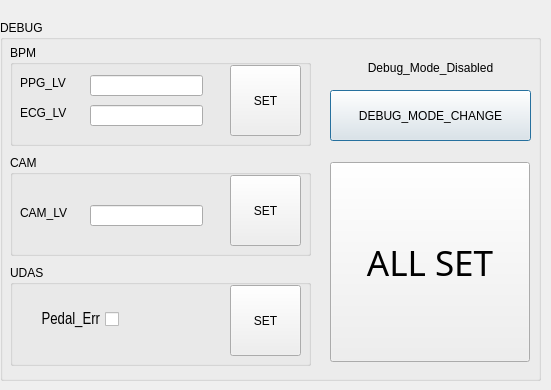
<?xml version="1.0" encoding="UTF-8"?>
<ui version="4.0">
 <class>Dialog</class>
 <widget class="QDialog" name="Dialog">
  <property name="geometry">
   <rect>
    <x>0</x>
    <y>0</y>
    <width>551</width>
    <height>390</height>
   </rect>
  </property>
  <property name="windowTitle">
   <string>Dialog</string>
  </property>
  <widget class="QGroupBox" name="DEBUG_BOX">
   <property name="geometry">
    <rect>
     <x>0</x>
     <y>20</y>
     <width>541</width>
     <height>361</height>
    </rect>
   </property>
   <property name="title">
    <string>DEBUG</string>
   </property>
   <widget class="QPushButton" name="Debug_Mode_Change">
    <property name="geometry">
     <rect>
      <x>330</x>
      <y>70</y>
      <width>201</width>
      <height>51</height>
     </rect>
    </property>
    <property name="text">
     <string>DEBUG_MODE_CHANGE</string>
    </property>
   </widget>
   <widget class="QGroupBox" name="BPM_SHOW">
    <property name="geometry">
     <rect>
      <x>10</x>
      <y>25</y>
      <width>301</width>
      <height>101</height>
     </rect>
    </property>
    <property name="title">
     <string>BPM</string>
    </property>
    <widget class="QLineEdit" name="ppg_lv_text">
     <property name="geometry">
      <rect>
       <x>80</x>
       <y>30</y>
       <width>113</width>
       <height>21</height>
      </rect>
     </property>
    </widget>
    <widget class="QLineEdit" name="ecg_lv_text">
     <property name="geometry">
      <rect>
       <x>80</x>
       <y>60</y>
       <width>113</width>
       <height>21</height>
      </rect>
     </property>
    </widget>
    <widget class="QLabel" name="ppg_lv">
     <property name="geometry">
      <rect>
       <x>10</x>
       <y>30</y>
       <width>64</width>
       <height>15</height>
      </rect>
     </property>
     <property name="text">
      <string>PPG_LV</string>
     </property>
    </widget>
    <widget class="QLabel" name="ecg_lv">
     <property name="geometry">
      <rect>
       <x>10</x>
       <y>60</y>
       <width>64</width>
       <height>15</height>
      </rect>
     </property>
     <property name="text">
      <string>ECG_LV</string>
     </property>
    </widget>
    <widget class="QPushButton" name="bpm_set">
     <property name="geometry">
      <rect>
       <x>220</x>
       <y>20</y>
       <width>71</width>
       <height>71</height>
      </rect>
     </property>
     <property name="text">
      <string>SET</string>
     </property>
    </widget>
   </widget>
   <widget class="QGroupBox" name="UDAS">
    <property name="geometry">
     <rect>
      <x>10</x>
      <y>245</y>
      <width>301</width>
      <height>101</height>
     </rect>
    </property>
    <property name="title">
     <string>UDAS</string>
    </property>
    <widget class="QPushButton" name="Pedal_ERR_Set">
     <property name="geometry">
      <rect>
       <x>220</x>
       <y>20</y>
       <width>71</width>
       <height>71</height>
      </rect>
     </property>
     <property name="text">
      <string>SET</string>
     </property>
    </widget>
    <widget class="QCheckBox" name="Pedal_ERR">
     <property name="enabled">
      <bool>true</bool>
     </property>
     <property name="geometry">
      <rect>
       <x>8</x>
       <y>45</y>
       <width>101</width>
       <height>19</height>
      </rect>
     </property>
     <property name="baseSize">
      <size>
       <width>0</width>
       <height>0</height>
      </size>
     </property>
     <property name="font">
      <font>
       <family>Arial Narrow</family>
       <pointsize>12</pointsize>
      </font>
     </property>
     <property name="layoutDirection">
      <enum>Qt::RightToLeft</enum>
     </property>
     <property name="text">
      <string>Pedal_Err</string>
     </property>
     <property name="iconSize">
      <size>
       <width>20</width>
       <height>20</height>
      </size>
     </property>
    </widget>
   </widget>
   <widget class="QGroupBox" name="CAM">
    <property name="geometry">
     <rect>
      <x>10</x>
      <y>135</y>
      <width>301</width>
      <height>101</height>
     </rect>
    </property>
    <property name="title">
     <string>CAM</string>
    </property>
    <widget class="QLineEdit" name="cam_lv_text">
     <property name="geometry">
      <rect>
       <x>80</x>
       <y>50</y>
       <width>113</width>
       <height>21</height>
      </rect>
     </property>
    </widget>
    <widget class="QLabel" name="cam_lv">
     <property name="geometry">
      <rect>
       <x>10</x>
       <y>50</y>
       <width>64</width>
       <height>15</height>
      </rect>
     </property>
     <property name="text">
      <string>CAM_LV</string>
     </property>
    </widget>
    <widget class="QPushButton" name="cam_set">
     <property name="geometry">
      <rect>
       <x>220</x>
       <y>20</y>
       <width>71</width>
       <height>71</height>
      </rect>
     </property>
     <property name="text">
      <string>SET</string>
     </property>
    </widget>
   </widget>
   <widget class="QPushButton" name="ALL_SET">
    <property name="geometry">
     <rect>
      <x>330</x>
      <y>142</y>
      <width>200</width>
      <height>200</height>
     </rect>
    </property>
    <property name="font">
     <font>
      <family>굴림</family>
      <pointsize>26</pointsize>
     </font>
    </property>
    <property name="text">
     <string>ALL SET</string>
    </property>
   </widget>
   <widget class="QLabel" name="Debug_Mode_Text">
    <property name="geometry">
     <rect>
      <x>330</x>
      <y>40</y>
      <width>201</width>
      <height>16</height>
     </rect>
    </property>
    <property name="text">
     <string>Debug_Mode_Disabled</string>
    </property>
    <property name="alignment">
     <set>Qt::AlignCenter</set>
    </property>
   </widget>
  </widget>
 </widget>
 <resources/>
 <connections/>
</ui>
